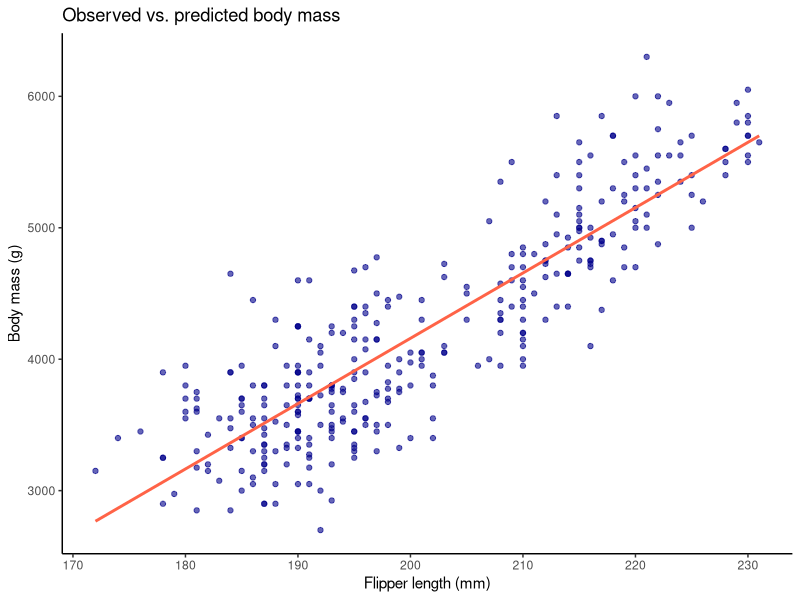
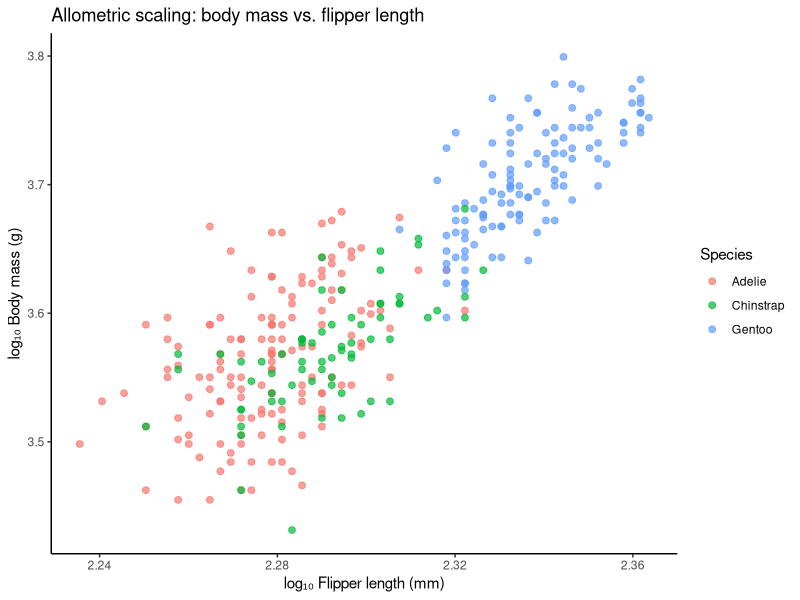

R code for these plots, in order:
# =============================================================================
# 05_mutate.R
# UMD Biostatistics — Bill Perry
# Reference script: creating and transforming columns with mutate()
# Focus: ecological and biological math — logarithms, exponents, unit
# conversions, ratios, and applying regression equations to data frames.
# =============================================================================

# ── Packages ──────────────────────────────────────────────────────────────────
library(tidyverse)
library(palmerpenguins)


# ── 1. THE BASICS ─────────────────────────────────────────────────────────────

# mutate() adds new columns or overwrites existing ones.
# New columns can reference any column already in the data frame.

penguins |>
  mutate(mass_kg = body_mass_g / 1000)

# Multiple new columns in one mutate() call — later columns can use earlier ones
penguins |>
  mutate(
    mass_kg       = body_mass_g / 1000,
    flipper_m     = flipper_length_mm / 1000,
    mass_per_flip = mass_kg / flipper_m    # uses the two columns just created
  )


# ── 2. SIMPLE ARITHMETIC ──────────────────────────────────────────────────────

penguins |>
  mutate(
    mass_kg        = body_mass_g / 1000,           # unit conversion
    bill_ratio     = bill_length_mm / bill_depth_mm, # length:depth ratio
    bill_area_mm2  = bill_length_mm * bill_depth_mm, # rough bill area proxy
    mass_centered  = body_mass_g - mean(body_mass_g, na.rm = TRUE), # centre
    mass_scaled    = scale(body_mass_g)              # z-score (mean=0, sd=1)
  )


# ── 3. LOGARITHMS — THE MOST IMPORTANT TRANSFORMATION IN ECOLOGY ──────────────

# In ecology: species-area relationships, metabolic scaling, allometric growth,
# abundance distributions — all routinely log-transformed before analysis.

penguins |>
  mutate(
    log10_mass = log10(body_mass_g),   # base-10 log  — most intuitive
    ln_mass    = log(body_mass_g),     # natural log (base e) — used in models
    log2_mass  = log2(body_mass_g)     # base-2 — used in some genetics contexts
  )

# ⚠️  log() in R is the NATURAL log (base e), NOT base-10.
#     log10() is base-10. Always check which one you mean.

# Undo a log transformation (back-transform):
penguins |>
  mutate(
    log10_mass    = log10(body_mass_g),
    mass_back     = 10 ^ log10_mass,     # undo log10
    ln_mass       = log(body_mass_g),
    mass_back_ln  = exp(ln_mass)         # undo natural log
  )


# ── 4. EXPONENTS AND POWERS ───────────────────────────────────────────────────

# Metabolic scaling: metabolic rate ~ mass^0.75  (Kleiber's Law)
# Surface area ~ length^2,  volume ~ length^3

penguins |>
  mutate(
    mass_kg       = body_mass_g / 1000,
    metabolic_est = mass_kg ^ 0.75,          # Kleiber scaling
    flipper_area  = flipper_length_mm ^ 2,   # area proxy
    flipper_vol   = flipper_length_mm ^ 3    # volume proxy
  )

# sqrt() is the same as ^ 0.5 — sometimes used for count data
penguins |>
  mutate(sqrt_mass = sqrt(body_mass_g))


# ── 5. APPLYING A REGRESSION EQUATION: y = mx + b ───────────────────────────

# You ran a linear regression and got:
#   body_mass_g = 49.7 * flipper_length_mm - 5781
# Use mutate() to apply that equation to every row:

penguins |>
  mutate(
    mass_predicted = 49.7 * flipper_length_mm - 5781
  )

# Then add the predicted values to a plot:
penguins |>
  mutate(mass_predicted = 49.7 * flipper_length_mm - 5781) |>
  ggplot(aes(x = flipper_length_mm)) +
  geom_point(aes(y = body_mass_g), color = "darkblue", alpha = 0.6) +
  geom_line(aes(y = mass_predicted), color = "tomato", linewidth = 1) +
  labs(
    x     = "Flipper length (mm)",
    y     = "Body mass (g)",
    title = "Observed vs. predicted body mass"
  ) +
  theme_classic()

# Log-log regression (allometric):  log10(y) = a + b * log10(x)
# Back-transform the predicted log values to the original scale:
# slope = 1.52, intercept = -3.41
penguins |>
  mutate(
    log10_flip     = log10(flipper_length_mm),
    log10_mass_hat = -3.41 + 1.52 * log10_flip,
    mass_predicted = 10 ^ log10_mass_hat          # back-transform
  )


# ── 6. CONDITIONAL COLUMNS WITH if_else() ────────────────────────────────────

# Create a binary category from a numeric threshold
penguins |>
  mutate(
    size_class = if_else(body_mass_g >= 4000, "large", "small")
  )

# Three or more categories — nest if_else() or use case_when()
penguins |>
  mutate(
    size_class = case_when(
      body_mass_g >= 5000              ~ "large",
      body_mass_g >= 3500              ~ "medium",
      body_mass_g <  3500              ~ "small",
      .default                         = "unknown"   # catches NA
    )
  )


# ── 7. WORKING WITH CHARACTER AND FACTOR COLUMNS ──────────────────────────────

# Convert character to factor (needed for many stat functions)
penguins |>
  mutate(species = as.factor(species))

# Recode factor levels
penguins |>
  mutate(
    species_short = recode(species,
      "Adelie"    = "ADE",
      "Chinstrap" = "CHI",
      "Gentoo"    = "GEN"
    )
  )

# Create a factor with a specific level order (controls plot axis order)
penguins |>
  mutate(
    species = factor(species, levels = c("Gentoo", "Chinstrap", "Adelie"))
  )


# ── 8. OVERWRITING AN EXISTING COLUMN ────────────────────────────────────────

# Use the same column name on the left to replace it in place
# Common use: fixing a column type that imported wrong

penguins |>
  mutate(year = as.factor(year))     # treat year as a category, not a number


# ── 9. COMPLETE PIPELINE — ECOLOGICAL EXAMPLE ─────────────────────────────────

# Bill shape index, log-transform for analysis, size classification
penguins_analysis <- penguins |>
  drop_na() |>
  mutate(
    bill_ratio   = bill_length_mm / bill_depth_mm,
    log10_mass   = log10(body_mass_g),
    log10_flip   = log10(flipper_length_mm),
    size_class   = case_when(
      body_mass_g >= 5000 ~ "large",
      body_mass_g >= 3500 ~ "medium",
      TRUE                ~ "small"
    ),
    species = factor(species, levels = c("Adelie", "Chinstrap", "Gentoo"))
  ) |>
  select(species, sex, bill_ratio, log10_mass, log10_flip, size_class)

glimpse(penguins_analysis)

# Log-log scatter plot — classic allometric plot
ggplot(penguins_analysis, aes(x = log10_flip, y = log10_mass, color = species)) +
  geom_point(size = 2, alpha = 0.7) +
  labs(
    title = "Allometric scaling: body mass vs. flipper length",
    x     = "log₁₀ Flipper length (mm)",
    y     = "log₁₀ Body mass (g)",
    color = "Species"
  ) +
  theme_classic()

# =============================================================================
# END OF FILE
# =============================================================================
